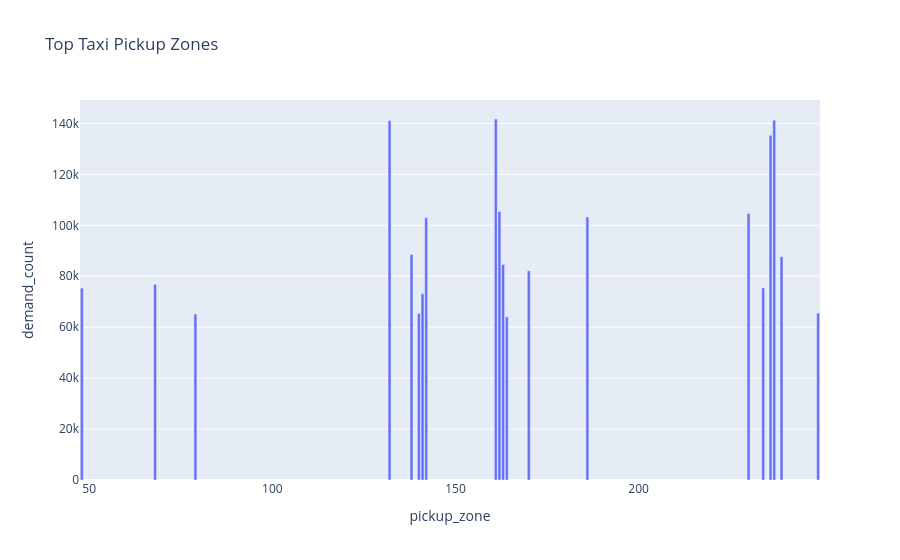

Notebook code for this chart:
### Code cell
#Top pickup zones
top_zones = (
    zone_hour_df.groupby("pickup_zone")["demand_count"]
    .sum()
    .sort_values(ascending=False)
    .head(20)
    .reset_index()
)

px.bar(
    top_zones,
    x="pickup_zone",
    y="demand_count",
    title="Top Taxi Pickup Zones"
)

### Figure 1 — Plotly figure (JSON) as saved in the notebook; plotly's stock layout.template omitted (floating-point values rounded to 4 significant figures)
{"data": [{"hovertemplate": "pickup_zone=%{x}<br>demand_count=%{y}<extra></extra>", "legendgroup": "", "marker": {"color": "#636efa", "pattern": {"shape": ""}}, "name": "", "orientation": "v", "showlegend": false, "textposition": "auto", "type": "bar", "x": [161, 237, 132, 236, 162, 230, 186, 142, 138, 239, 163, 170, 68, 234, 48, 141, 249, 140, 79, 164], "xaxis": "x", "y": [141742, 141267, 141182, 135336, 105465, 104620, 103272, 102976, 88582, 87648, 84629, 82111, 76780, 75443, 75335, 73129, 65532, 65368, 65160, 64074], "yaxis": "y"}], "layout": {"barmode": "relative", "legend": {"tracegroupgap": 0}, "title": {"text": "Top Taxi Pickup Zones"}, "xaxis": {"anchor": "y", "domain": [0, 1], "title": {"text": "pickup_zone"}}, "yaxis": {"anchor": "x", "domain": [0, 1], "title": {"text": "demand_count"}}}}
